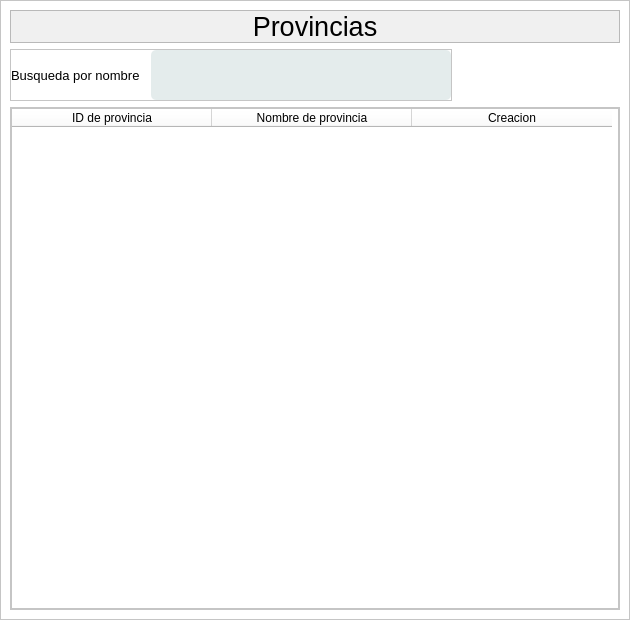
<?xml version="1.0" encoding="UTF-8"?>
<ui version="4.0">
 <class>Provincia</class>
 <widget class="QMainWindow" name="Provincia">
  <property name="geometry">
   <rect>
    <x>0</x>
    <y>0</y>
    <width>630</width>
    <height>620</height>
   </rect>
  </property>
  <property name="windowTitle">
   <string>MainWindow</string>
  </property>
  <property name="styleSheet">
   <string notr="true">*{
	background-color: rgb(255, 255, 255);
}</string>
  </property>
  <widget class="QWidget" name="centralwidget">
   <layout class="QVBoxLayout" name="verticalLayout">
    <property name="spacing">
     <number>0</number>
    </property>
    <property name="leftMargin">
     <number>0</number>
    </property>
    <property name="topMargin">
     <number>0</number>
    </property>
    <property name="rightMargin">
     <number>0</number>
    </property>
    <property name="bottomMargin">
     <number>0</number>
    </property>
    <item>
     <widget class="QFrame" name="frame">
      <property name="frameShape">
       <enum>QFrame::StyledPanel</enum>
      </property>
      <property name="frameShadow">
       <enum>QFrame::Raised</enum>
      </property>
      <layout class="QVBoxLayout" name="verticalLayout_2">
       <item alignment="Qt::AlignTop">
        <widget class="QFrame" name="frame_3">
         <property name="styleSheet">
          <string notr="true">*{
	background-color: rgb(240, 240, 240);
}
</string>
         </property>
         <property name="frameShape">
          <enum>QFrame::StyledPanel</enum>
         </property>
         <property name="frameShadow">
          <enum>QFrame::Raised</enum>
         </property>
         <layout class="QHBoxLayout" name="horizontalLayout">
          <property name="spacing">
           <number>0</number>
          </property>
          <property name="leftMargin">
           <number>0</number>
          </property>
          <property name="topMargin">
           <number>0</number>
          </property>
          <property name="rightMargin">
           <number>0</number>
          </property>
          <property name="bottomMargin">
           <number>0</number>
          </property>
          <item>
           <widget class="QLabel" name="label">
            <property name="font">
             <font>
              <pointsize>20</pointsize>
             </font>
            </property>
            <property name="text">
             <string>Provincias</string>
            </property>
            <property name="alignment">
             <set>Qt::AlignCenter</set>
            </property>
           </widget>
          </item>
         </layout>
        </widget>
       </item>
       <item alignment="Qt::AlignLeft|Qt::AlignTop">
        <widget class="QFrame" name="frame_4">
         <property name="styleSheet">
          <string notr="true">*{
	background-color: rgb(255, 255, 255);
}
QLabel{
	color: rgb(0, 0, 0);
	height: 25;
}

QLineEdit{
	color: rgb(0, 0, 0);
	background-color: rgb(228, 236, 236);
	border-radius: 5px;
	height: 50;	
}

QPushButton{
	border: none;
	border: 15px solid rgb(228, 236, 236);
	border-radius: 10px;
	color: rgb(0, 0, 0);
	background-color: rgb(228, 236, 236);
	text-align: center;

}</string>
         </property>
         <property name="frameShape">
          <enum>QFrame::StyledPanel</enum>
         </property>
         <property name="frameShadow">
          <enum>QFrame::Raised</enum>
         </property>
         <layout class="QHBoxLayout" name="horizontalLayout_2">
          <property name="spacing">
           <number>11</number>
          </property>
          <property name="leftMargin">
           <number>0</number>
          </property>
          <property name="topMargin">
           <number>0</number>
          </property>
          <property name="rightMargin">
           <number>0</number>
          </property>
          <property name="bottomMargin">
           <number>0</number>
          </property>
          <item>
           <widget class="QLabel" name="label_3">
            <property name="font">
             <font>
              <family>Segoe UI</family>
              <pointsize>10</pointsize>
             </font>
            </property>
            <property name="text">
             <string>Busqueda por nombre</string>
            </property>
           </widget>
          </item>
          <item>
           <widget class="QLineEdit" name="busnombre">
            <property name="minimumSize">
             <size>
              <width>300</width>
              <height>0</height>
             </size>
            </property>
            <property name="maximumSize">
             <size>
              <width>300</width>
              <height>16777215</height>
             </size>
            </property>
           </widget>
          </item>
         </layout>
        </widget>
       </item>
       <item>
        <widget class="QFrame" name="frame_2">
         <property name="sizePolicy">
          <sizepolicy hsizetype="Preferred" vsizetype="Expanding">
           <horstretch>0</horstretch>
           <verstretch>0</verstretch>
          </sizepolicy>
         </property>
         <property name="font">
          <font>
           <family>MS Shell Dlg 2</family>
          </font>
         </property>
         <property name="styleSheet">
          <string notr="true">*{
	background-color: rgb(255, 255, 255);
}
QLabel{
	color: rgb(0, 0, 0);
	height: 25;
}

QLineEdit{
	color: rgb(0, 0, 0);
	background-color: rgb(228, 236, 236);
	border-radius: 5px;
	height: 50;	
}

QPushButton{
	border: none;
	border: 15px solid rgb(228, 236, 236);
	border-radius: 10px;
	color: rgb(0, 0, 0);
	background-color: rgb(228, 236, 236);
	text-align: center;

}</string>
         </property>
         <property name="frameShape">
          <enum>QFrame::StyledPanel</enum>
         </property>
         <property name="frameShadow">
          <enum>QFrame::Raised</enum>
         </property>
         <layout class="QVBoxLayout" name="verticalLayout_3">
          <property name="spacing">
           <number>0</number>
          </property>
          <property name="leftMargin">
           <number>0</number>
          </property>
          <property name="topMargin">
           <number>0</number>
          </property>
          <property name="rightMargin">
           <number>0</number>
          </property>
          <property name="bottomMargin">
           <number>0</number>
          </property>
          <item>
           <widget class="QTableWidget" name="tablaprovincia">
            <property name="editTriggers">
             <set>QAbstractItemView::NoEditTriggers</set>
            </property>
            <property name="dragDropOverwriteMode">
             <bool>true</bool>
            </property>
            <property name="alternatingRowColors">
             <bool>true</bool>
            </property>
            <property name="verticalScrollMode">
             <enum>QAbstractItemView::ScrollPerPixel</enum>
            </property>
            <property name="horizontalScrollMode">
             <enum>QAbstractItemView::ScrollPerPixel</enum>
            </property>
            <property name="gridStyle">
             <enum>Qt::SolidLine</enum>
            </property>
            <attribute name="horizontalHeaderDefaultSectionSize">
             <number>200</number>
            </attribute>
            <column>
             <property name="text">
              <string>ID de provincia</string>
             </property>
            </column>
            <column>
             <property name="text">
              <string>Nombre de provincia</string>
             </property>
            </column>
            <column>
             <property name="text">
              <string>Creacion</string>
             </property>
            </column>
           </widget>
          </item>
         </layout>
        </widget>
       </item>
      </layout>
     </widget>
    </item>
   </layout>
  </widget>
 </widget>
 <resources/>
 <connections/>
</ui>
